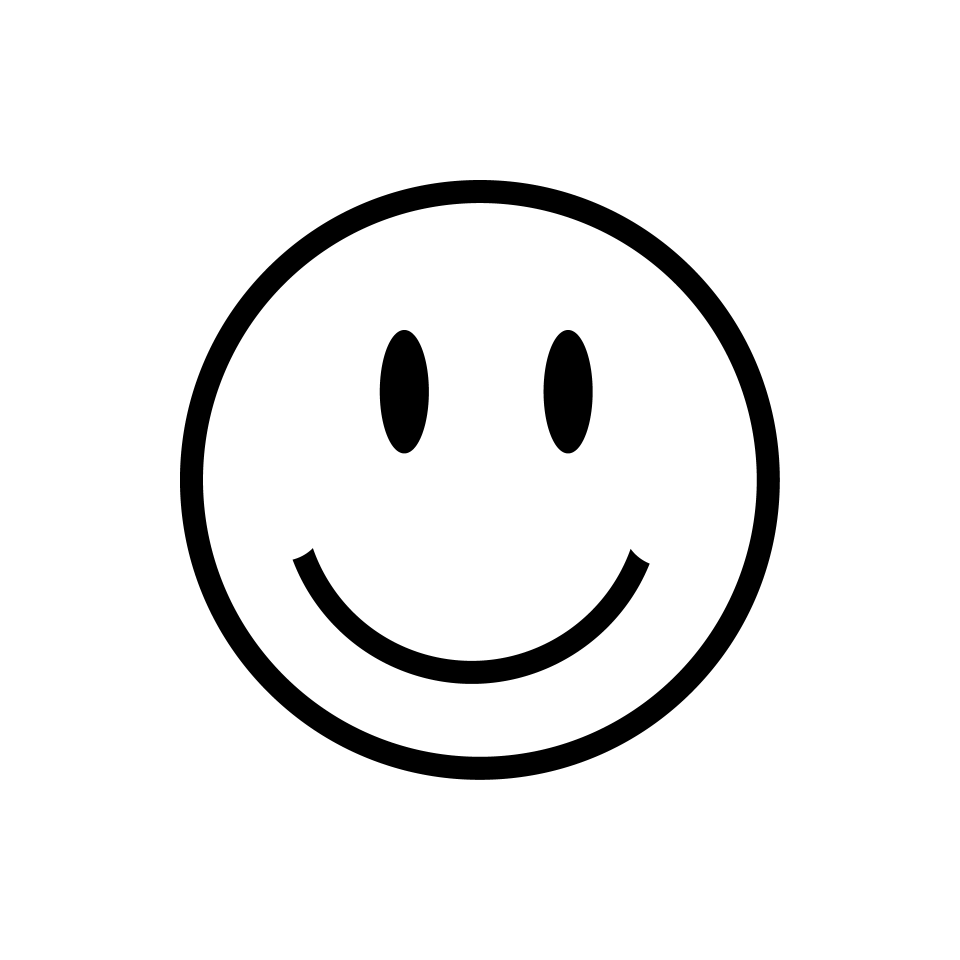
#> input picture imgs/10-kernel/smile.jpg, 7678 x 7678 px, found by its file name (shown at 1/8 size)
$ jupyter execute --allow-errors 10_tensor_kernels.ipynb
#> lines starting #> are read from the running program, lines starting #| are printed output that depends on the picture; after the words box and inside, x2 and y2 are one past the last pixel; in counts of white or black regions, pixels touching at a corner belong together
# Definition

For naturals $1 \leq i \leq n$,$1 \leq j \leq n$ let be $K_{i j}: S \times S \rightarrow R$ kernels.

Consider the kernel
$$\mathcal K : S \times S \rightarrow R^{n \times s}$$
$$\mathcal K(x,y) = (k_{i,j}(x,y))_{i,j}.$$

Using [Tensor contraction](https://en.wikipedia.org/wiki/Tensor_contraction) we can define a dot product.

(So we could have ridge regression).

[cell 1]
import numpy as np

# Define the tensors A and B
A = np.array([[[1, 2, 3, 4],
               [5, 6, 7, 8],
               [9, 10, 11, 12]],

              [[13, 14, 15, 16],
               [17, 18, 19, 20],
               [21, 22, 23, 24]]])

B = np.array([[[1, 2, 3, 4],
               [5, 6, 7, 8],
               [9, 10, 11, 12]],

              [[13, 14, 15, 16],
               [17, 18, 19, 20],
               [21, 22, 23, 24]]])

# Perform the contraction product

n, m ,l = A.shape
C = 0.0
for i in range(n):
    for j in range(m):
        for k in range(l):
            C += A[i, j, k] * B[i, j, k]

# Print the result
print(C)

[cell 2]
A = np.array([[[1, 2, 3, 4],
               [5, 6, 7, 8],
               [9, 10, 11, 12]],
              [[13, 14, 15, 16],
               [17, 18, 19, 20],
               [21, 22, 23, 24]]])

A[A < 3] = 0
A[A >= 3] = 1

print(A)

[cell 3]
from PIL import Image
import matplotlib.pyplot as plt

# Open the image
image_path = 'imgs/10-kernel/smile.jpg'
image = Image.open(image_path)
#> image is the input picture: PIL image 7678x7678 RGB; min 0, max 255, mean 238

reduce_factor = 4
new_width = 250#image.width // reduce_factor
new_height = 250#image.height // reduce_factor

# Reducir el tamaño de la imagen
resized_image = image.resize((new_width, new_height))
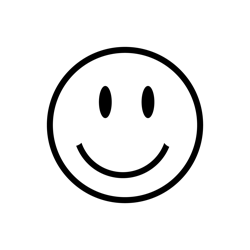
#> resized_image: PIL image 250x250 RGB; min 0, max 255, mean 238

# Convert the image to grayscale
image_bw = resized_image.convert('L')
img_matrix = np.array(image_bw, dtype=int)
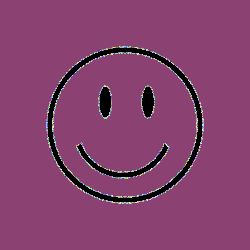
#> img_matrix: shape (250, 250) int64; 254 distinct labels, from 0 to 255; one colour per label, 0 black
# binarize
binarize_matrix = np.copy(img_matrix)
binarize_matrix[binarize_matrix < 112] = -1
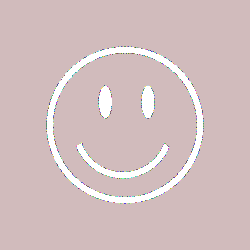
#> binarize_matrix: shape (250, 250) int64; 144 distinct labels, from -1 to 255; one colour per label, 0 black, -1 white
binarize_matrix[binarize_matrix >= 112] = 1
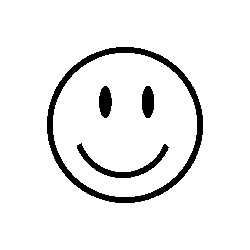
#> binarize_matrix: shape (250, 250) int64; values -1 (black) and 1 (white), 93.4% white; 4 black regions, box (x1, y1, x2, y2) and area: (47, 47, 203, 203) 2797, (77, 143, 169, 178) 666, (99, 86, 112, 118) 320, (142, 86, 154, 118) 316
plt.imshow(binarize_matrix, cmap='gray')
plt.show()

print('Balance ', np.unique(binarize_matrix, return_counts=True))
#| Balance  (array([-1,  1]), array([ 4099, 58401]))
tam_x, tam_y = binarize_matrix.shape
#> tam_x = 250; tam_y = 250
print('Tamaño: ', tam_x, ' x ', tam_y)
#| Tamaño:  250  x  250

# Ideal function
def f(x,y): return binarize_matrix[x,y]

[cell 4]
from imblearn.over_sampling import RandomOverSampler
from imblearn.under_sampling import RandomUnderSampler

X = np.array([[i,j] for i in range(0,tam_x) for j in range(0, tam_y)])
y = np.array(list(map(lambda v:f(*v),  X)))

print('Clases antes del remuestreo')
print(np.unique(y, return_counts=True))
#| (array([-1,  1]), array([ 4099, 58401]))

# Sobremuestreo
#> (the rest of this cell did not finish here and is left out)

# submuestreo

[cell 5]
from sklearn.model_selection import train_test_split

#> (the rest of this cell did not finish here and is left out)

[cell 6]
from sklearn import svm

kernels = ['linear', 'poly', 'rbf', 'sigmoid']
#> (the rest of this cell did not finish here and is left out)

[cell 7]
from sklearn.linear_model import RidgeClassifier
from sklearn.linear_model import KernelRidge

clf = RidgeClassifier(alpha=1.0)
#> (the rest of this cell did not finish here and is left out)

[cell 8]
from sklearn.neural_network import MLPClassifier
hidden_sizes = (100, 100)
clf = MLPClassifier(solver='lbfgs', alpha=1e-5,
                    max_iter=500,
                    hidden_layer_sizes= hidden_sizes, random_state=1)
#> (the rest of this cell did not finish here and is left out)

[cell 9]
from sklearn.kernel_approximation import Nystroem

#> (the rest of this cell did not finish here and is left out)

**Could we improve the results?**

- RBF kernel have $\gamma$ hyperparameter which is crucial.
- Why not combine two or more?

# Definition

For naturals $1 \leq i \leq n$,$1 \leq j \leq n$ let be $K_{i j}: S \times S \rightarrow R$ kernels.

Consider the kernel
$$\mathcal K : S \times S \rightarrow R^{n \times s}$$
$$\mathcal K(x,y) = (k_{i,j}(x,y))_{i,j}.$$

Using [Tensor contraction](https://en.wikipedia.org/wiki/Tensor_contraction) we can define a dot product.

(So we could have ridge regression).

## Could we compute their eigenvalues?

Article:

[Lim, L. H. (2006). Singular Values and Eigenvalues of Tensors: A Variational Approach.](https://arxiv.org/abs/math/0607648) arXiv preprint math/0607648.

### Introduction: Eigenvalues and eigenvectors of a symmetric matrix

Eigenvalues and eigenvectors of a symmetric matrix $A$
are the critical values and critical points of its Rayleigh quotient:

$$
\frac{x^T A x}{\|x\|^2_2}
$$

Or equivalently, the critical values and points of the quadratic form $x^T A x$
constrained to vectors with unit.

If $K: R^n \times R \longrightarrow R$ is the  associated Lagrangian with Lagrange multiplier $\lambda$,

$$
L(x, \lambda)
=
x^T A x
-
\lambda \left( \| x\|^2_2 -1\right),
$$

then the vanishing of $\nabla L$ at a critical point $(x_c, \lambda_c) \in R^n \times \R$ yields the familiar defining condition for eigenpairs.

### Generalization for tensors of order $k \geq 3$

-  Replace bilinear functional $x^T A y$ to a multilinear functional.
-  The constrained critical values/points then yield a notion of singual values/vectors for order-$k$ tensors.

####  Tensors and multilinear functionals
Let  $K$ be an order-k tensor $K \in R^{d_1 \times \cdots d_k}$.

The **covariant multi-linear matrix multiplication** of K by matrices
$M_1 \in R^{d_1 \times s_1}, \ldots, M_k \in R^{d_k \times s_k}$
is defined by

$$
A(M_1, \ldots, M_k)
=
\sum^{d_1}_{j_1} \cdots \sum^{d_k}_{j_k}
k_{j_i \ldots j_k}
 m_{j_i i_1}^{(1)}
 \cdots
  m_{j_i i_1}^{(k)},
$$
the results lives in $R^{s_1 \times \ldots \times s_k}$.

## How to work

1. Compute  $\mathcal K$.
2.

[cell 10]
import numpy as np
from scipy.linalg import eigh

# Define the rank-3 tensor T
T = np.array([[[1, 2, 3],
               [2, 4, 5],
               [3, 5, 6]],
              [[7, 8, 9],
               [8, 10, 11],
               [9, 11, 12]],
              [[13, 14, 15],
               [14, 16, 17],
               [15, 17, 18]]])

# Flatten the tensor into a symmetric matrix
n = T.shape[0]
M = np.zeros((n, n))
for i in range(n):
    for j in range(n):
        M[i, j] = np.sum(T[i] * T[j])

# Compute the eigenvalues and eigenvectors of the symmetric matrix
eigenvalues, eigenvectors = eigh(M)

# Sort the eigenvalues and eigenvectors in descending order
sorted_indices = np.argsort(eigenvalues)[::-1]
eigenvalues = eigenvalues[sorted_indices]
eigenvectors = eigenvectors[:, sorted_indices]

print("Eigenvalues:")
print(eigenvalues)
print("\nEigenvectors:")
print(eigenvectors)
